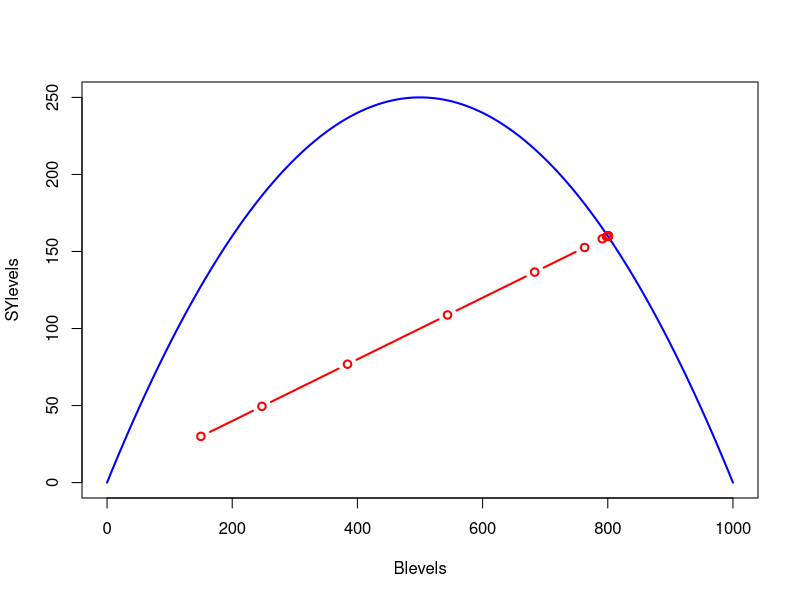

The R source for this figure:
# a dynamic biomass model
B0<-150
K<-1000
r<-1
MSY<-r*K/4   # Maximum sustainable yield
BMSY<-K/2    # Biomass corresponding to maximum sustainable yield

p<-0.2       # Proportion of biomass caught

Bvec<-NULL
Yvec<-NULL
prevB<-B0

for(y in 1:100){  # Run for 100 years
    #  Y<-250         # Constant yield
    Y<-p*prevB      # Constant effort
    nextB<-prevB+r*prevB*(1-prevB/K)-Y
    Bvec<-c(Bvec,prevB)
    Yvec<-c(Yvec,Y)
    prevB<-nextB
}

Blevels<-0:K
SYlevels<-r*Blevels*(1-Blevels/K)
plot(Blevels,SYlevels,type='l',lwd=2,col="blue")
lines(Bvec,Yvec,lwd=2,col="red",type='b')